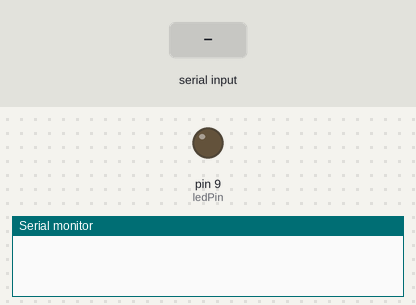
Simulated run of this sketch. Board: Arduino Uno, built with avr-gcc and run on an emulated ATmega328P. Parts: output pins drawn as LEDs (lit = HIGH), the last lines printed to the serial monitor. Inputs (shaded band) come from the test bench.

Above: at 1.2 s.
1.3 s: "1" received over the second serial link
At 2.5 s:
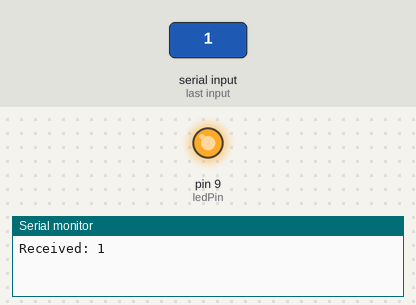
Timing chart, 0 to 4.3 s (numbered marks = the images above; inputs shaded):
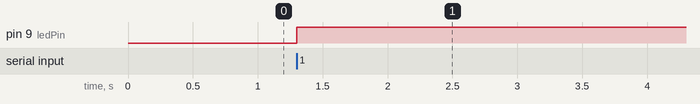

The sketch:

receiverArduino.ino
```cpp
#include <SoftwareSerial.h>

SoftwareSerial bluetooth(10,11); // RX,TX
const int ledPin = 9;

void setup() {
  pinMode(ledPin, OUTPUT);
  Serial.begin(9600);     // For debugging
  bluetooth.begin(9600);  // Match with your module
}

void loop() {
  if(bluetooth.available()) {
    char command = bluetooth.read();
    Serial.print("Received: ");
    Serial.println(command);

    if(command == '1') {
      digitalWrite(ledPin, !digitalRead(ledPin));
    }
  }
}
```

Measured:
- after the input at 1.3 s, pin 9 (ledPin): LOW → HIGH at once
